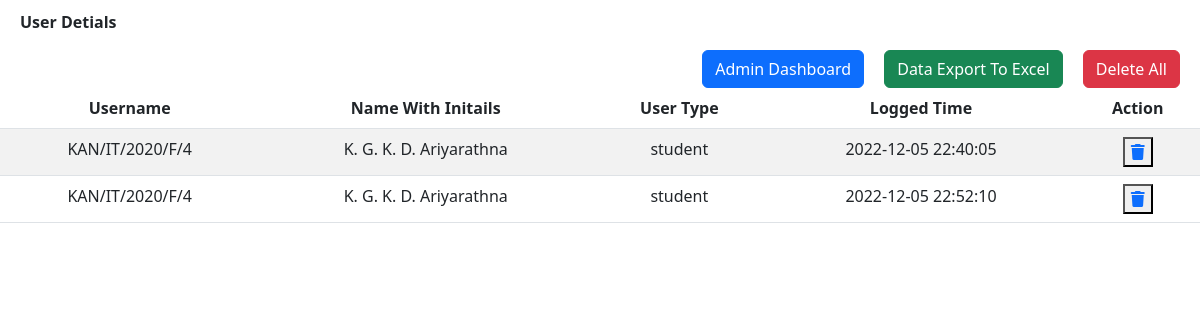
Page /displayLogFile.php on the committed database.
### tables this page shows
CREATE TABLE `log_file` (
  `id` int(11) NOT NULL,
  `username` varchar(50) NOT NULL,
  `nameWithInitials` varchar(50) NOT NULL,
  `userType` varchar(10) NOT NULL,
  `dateAndTime` datetime NOT NULL
);

### displayLogFile.php (the view, shortened to what this page needs)
<?php
    include 'dbConnection.php';
?>
<!DOCTYPE html>
<html lang="en">
<head>
    <link href="https://cdn.jsdelivr.net/npm/bootstrap@5.3.0-alpha1/dist/css/bootstrap.min.css" rel="stylesheet">
</head>
<body>
    <div class="table">
        <div class="table_header">
            <p style="margin-top:10px; margin-left:20px; font-weight:600;">User Detials</p>
            <a href="deletePermenantLogDetails.php?all" class="btn btn-danger" style="float:right; margin-right:20px;">Delete All</a>
            <a href="logged_data_download.php" class="btn btn-success" target="_blank" style="float:right; margin-right:20px;">Data Export To Excel</a>
            <a href="admindashboard.php" class="btn btn-primary" style="float:right; margin-right:20px;">Admin Dashboard</a></button>
        </div>
        </div>
            <div>
            <table class="table table-striped text-center mt-5">
                    <thead>
                        <tr>
                            <th>Username</th>
                            <th>Name With Initails</th>
                            <th>User Type</th>
                            <th>Logged Time</th>
                            <th>Action</th>
                        </tr>
                    </thead>
                    <tbody>
                        <?php
                        $sql = "select * from log_file";
                        $result = mysqli_query($connect,$sql);
                        if($result)
                        {
                            while($row= mysqli_fetch_assoc($result))
                            {
                                $id=$row['id'];
                                $username = $row['username'];
                                $nameWithInitials = $row['nameWithInitials'];
                                $userType = $row['userType'];
                                $time = $row['dateAndTime'];
                                echo '<tr>
                                    <td>'.$username.'</td>
                                    <td>'.$nameWithInitials.'</td>
                                    <td>'.$userType.'</td>
                                    <td>'.$time.'</td>
                                    <td>
                                        <button><a href="deletePermenantLogDetails.php?deleteid='.$id.'"><i class="fa-solid fa-trash"></i></a></button>
                                    </td>
                                </tr>';
                            }
                        }
                        ?>
                    </tbody>
                </table>
            </div>
</body>
</html>

### rows in the picture
log_file: username "KAN/IT/2020/F/4", nameWithInitials "K. G. K. D. Ariyarathna", userType "student", dateAndTime "2022-12-05 22:40:05"
log_file: username "KAN/IT/2020/F/4", nameWithInitials "K. G. K. D. Ariyarathna", userType "student", dateAndTime "2022-12-05 22:52:10"
